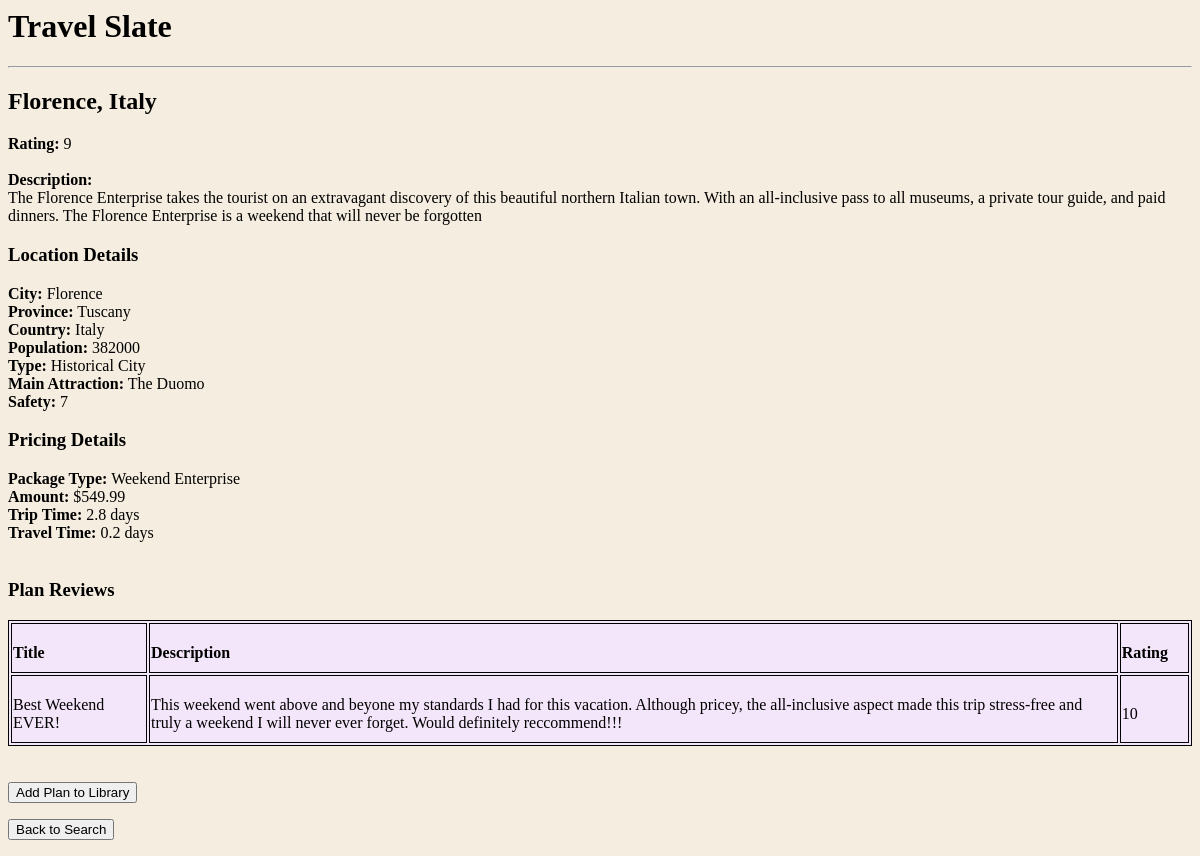
Page /SearchPlan.php?plan_id=1 on the committed database.
### tables this page shows
CREATE TABLE Plan(
    plan_id INT UNSIGNED NOT NULL,
    description TEXT NOT NULL,
    rating INT UNSIGNED NOT NULL,  
    price_package VARCHAR(50) NOT NULL,
    location_id INT UNSIGNED NOT NULL,
    PRIMARY KEY (plan_id),
    FOREIGN KEY (price_package)
        REFERENCES Price(package_type),
    FOREIGN KEY (location_id)
        REFERENCES Location(location_id),
    CONSTRAINT rating CHECK (rating >= 0 AND rating <= 10)
);

CREATE TABLE Location(
    location_id INT UNSIGNED NOT NULL,
    city VARCHAR(50) NOT NULL,
    province VARCHAR(50) NOT NULL,
    country VARCHAR(50) NOT NULL,
    size INT UNSIGNED NOT NULL,  
    type VARCHAR(50) NOT NULL,
    main_attraction VARCHAR(50) NOT NULL,
    safety INT UNSIGNED NOT NULL,
    PRIMARY KEY(location_id),
    CONSTRAINT safety CHECK (safety >= 0 AND safety <= 10)
);

CREATE TABLE Price(
    package_type VARCHAR(50) NOT NULL,
    amount DECIMAL(8, 2) UNSIGNED NOT NULL,
    trip_time DECIMAL(4, 1) UNSIGNED NOT NULL,
    travel_time DECIMAL(4, 1) UNSIGNED NOT NULL,
    PRIMARY KEY (package_type)
);

CREATE TABLE Review(
    review_id INT NOT NULL AUTO_INCREMENT,
    title TINYTEXT NOT NULL,
    description TEXT NOT NULL,
    rating INT UNSIGNED NOT NULL,  
    plan_id INT UNSIGNED NOT NULL,
    user VARCHAR(50) NOT NULL,
    PRIMARY KEY (review_id),
    FOREIGN KEY (plan_id)
        REFERENCES Plan(plan_id),
    FOREIGN KEY (user)
        REFERENCES Account(user),
    CONSTRAINT rating CHECK (rating >= 0 AND rating <= 10) 
);

### SearchPlan.php (the view, shortened to what this page needs)
 <html>
    <head>
    </head>
    <body>
        <h1 style="font-family: Chalkduster"> Travel Slate </h1>
        <hr>
        <?php
            $config = parse_ini_file ("../hw4-dgiacobbi/config.ini");
            $server = $config ["servername"];
            $username = $config ["username"];
            $password = $config ["password"];
            $database = "dgiacobbi_DB";
            $cn = mysqli_connect ($server, $username, $password, $database);
        ?>
        <?php
            $plan_id = $_GET["plan_id"];
            $user = $_GET["user"];
            $q = "SELECT pl.description, pl.rating, l.city, l.province, l.country, l.size, l.type, l.main_attraction, l.safety,
                         p.package_type, p.amount, p.trip_time, p.travel_time
                  FROM Plan pl JOIN Location l USING (location_id)
                               JOIN Price p ON (p.package_type = pl.price_package)
                  WHERE plan_id = ?";
            $st = $cn->stmt_init();
            $st->prepare($q);
            $st->bind_param("i", $plan_id);
            $st->execute();
            $st->store_result();
            if($st->num_rows > 0) {
                $st->bind_result($description, $rating, $city, $province, $country, $size, $type, $main_attraction, $safety,
                                 $package_type, $amount, $trip_time, $travel_time);
                while($st->fetch()){
                    echo "<h2> $city, $country </h2>";
                    echo "<b>Rating:</b> $rating <br><br>";
                    echo "<b>Description:</b> <br>";
                    echo "$description";
                    echo "<h3> Location Details </h3>";
                    echo "<b>City:</b> $city <br>";
                    echo "<b>Province:</b> $province <br>";
                    echo "<b>Country:</b> $country <br>";
                    echo "<b>Population:</b> $size <br>";
                    echo "<b>Type:</b> $type <br>";
                    echo "<b>Main Attraction:</b> $main_attraction <br>";
                    echo "<b>Safety:</b> $safety <br>";
                    echo "<h3> Pricing Details </h3>";
                    echo "<b>Package Type:</b> $package_type <br>";
                    echo "<b>Amount:</b> $$amount <br>";
                    echo "<b>Trip Time:</b> $trip_time days <br>";
                    echo "<b>Travel Time:</b> $travel_time days <br><br>";
                }
            } else {
                header("Location: Error.php");
            }
        ?>
        <?php
            $q = "SELECT r.title, r.description, r.rating
                FROM Review r JOIN Plan p USING (plan_id)
                WHERE plan_id = ?";
            $st = $cn->stmt_init();
            $st->prepare($q);
            $st->bind_param("i", $plan_id);
            $st->execute();
            $st->store_result();
            if($st->num_rows > 0) {
                $st->bind_result($title, $description, $rating);
                echo "<h3> Plan Reviews </h3>";
                echo("<table>
                        <tr>
                            <th> Title </th>
                            <th> Description </th>
                            <th> Rating </th>
                        </tr>");
                while($st->fetch()){
                    echo("<tr>
                            <td> $title </td>
                            <td> $description </td>
                            <td> $rating </td>
                        </tr>");
                }
                echo("</table><br><br>");
            } else {
                echo "There are no reviews currently written for this plan <br><br>";
            }
            echo "<form action='PlanAdded.php?user=$user&plan_id=$plan_id' method='POST'>";
            echo "<input type='submit' value = 'Add Plan to Library'>";
            echo "</form>";
            echo "<form action='SearchEngine.php?user=$user' method='POST'>";
            echo "<input type='submit' value = 'Back to Search'>";
            echo "</form>";
        ?>
    </body>
</html>

### SearchPlan.php (style rules this page uses)
table, th, td { border: 1px solid black; text-align: left; background-color: rgb(244, 230, 250); }
th, td { padding-top: 20px; padding-bottom: 10px; padding-right: 20px; }
body { background-color: rgb(245, 237, 223); }

### rows in the picture
plan: location.city "Florence", location.country "Italy", rating "9", description "The Florence Enterprise takes the tourist on an extravagant discovery of this beautiful northern Italian town. With an all-inclusive pass to all museums, a private tour guide, and paid dinners. The Florence Enterprise is a weekend that will never be forgotten", location.province "Tuscany", location.size "382000", location.type "Historical City", location.main_attraction "The Duomo", location.safety "7", price_package.package_type "Weekend Enterprise", price_package.amount "549.99", price_package.trip_time "2.8", price_package.travel_time "0.2"
review: title "Best Weekend EVER!", description "This weekend went above and beyone my standards I had for this vacation. Although pricey, the all-inclusive aspect made this trip stress-free and truly a weekend I will never ever forget. Would definitely reccommend!!!", rating "10"
